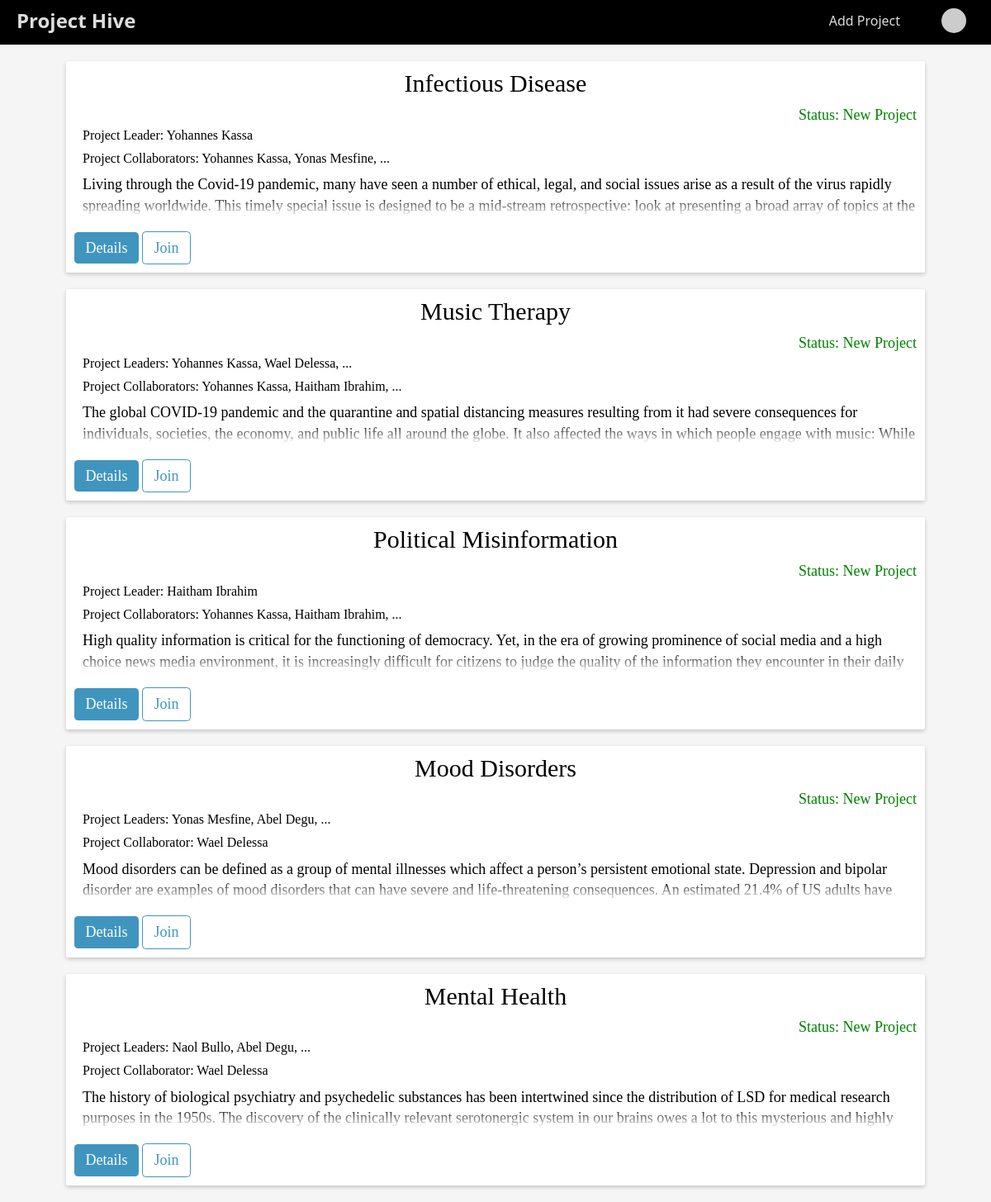
The app's page / (signed in) with its own data.
### website/models.py (models this page shows)
class Project(db.Model):
    id = db.Column(db.Integer, primary_key=True)
    title = db.Column(db.String(500), nullable=False)
    start_date = db.Column(db.DateTime(timezone=True), default=func.now(), nullable=False)
    description = db.Column(db.String(5000), unique=True, nullable=False)
    status = db.Column(db.String(500), default="New Project")
    leaders = db.relationship('User', secondary='leader', backref='projects')

### website/views.py (the view)
@views.route('/', methods=['GET'])
@login_required
def index():
    entries = []
    projects = Project.query.all()
    if projects:
        for project in projects:
            entry = {}
            entry['title'] = project.title
            entry['description'] = project.description
            entry['status'] = project.status
            entry['id'] = project.id
            leader_names = []
            collaborator_names = []
            collaborator_entries = Collaborator.query.filter_by(project_id=project.id).all()
            leader_entries = Leader.query.filter_by(project_id=project.id).all()
            if leader_entries:
                for leader_entry in leader_entries:
                    leader_first_name = User.query.filter_by(id=leader_entry.user_id).first().first_name
                    leader_last_name = User.query.filter_by(id=leader_entry.user_id).first().last_name
                    leader_name = leader_first_name + ' ' + leader_last_name
                    leader_names.append(leader_name)
            if collaborator_entries:
                for collaborator_entry in collaborator_entries:
                    user_id = collaborator_entry.user_id
                    collaborator_first_name = User.query.filter_by(id=user_id).first().first_name
                    collaborator_last_name = User.query.filter_by(id=user_id).first().last_name
                    collaborator_name = collaborator_first_name + ' ' + collaborator_last_name
                    collaborator_names.append(collaborator_name)
            entry['collaborator_names'] = collaborator_names
            entry['leader_names'] = leader_names
            entries.append(entry)
    return render_template('index.html', entries=entries, user=current_user)

### website/__init__.py (called while the page is built)
def create_app():
    app = Flask(__name__)
    app.config["TEMPLATES_AUTO_RELOAD"] = True
    app.config['SQLALCHEMY_DATABASE_URI'] = f'sqlite:///{DB_NAME}'
    app.config['SECRET_KEY'] = "dsaljf;ldsakjf;lkdsjf,cmlkjlkwqjfoijlsad;"
    app.config['LOGIN_MESSAGE'] = 'Please log in to continue.'
    db.init_app(app)
    from website.views import views
    from website.auth import auth
    app.register_blueprint(views, url_prefix="/")
    app.register_blueprint(auth, url_prefix="/")
    from website import models
    from website.models import User
    create_database(app)
    login_manager = LoginManager()
    login_manager.login_view = 'auth.login'
    login_manager.login_message = 'Please log in to continue.' # set the custom login message
    login_manager.init_app(app)
    @login_manager.user_loader
    def load_user(id):
        return User.query.get(int(id))
    return app

### website/templates/index.html (shortened to what this page needs)
{% extends "base.html" %}
{% block main %}
{% for entry in entries %}
<div class="card">
    <div class="title-grid">
        <div class="P-Title">{{ entry.title }}</div>
        <div class="status">Status: {{entry.status}}</div>
    </div>
    <div class="P-owner">
        {% if entry.leader_names|length == 1 %}
            Project Leader: {{ entry.leader_names[0] }}
        {% elif entry.leader_names|length > 1 %}
            Project Leaders: {{ entry.leader_names[0] }}, {{ entry.leader_names[1] }}, ...
        {% endif %}
    </div>
    {% if entry.collaborator_names %}
        <div class="Project-collaborators">
            {% if entry.collaborator_names|length == 1 %}
                Project Collaborator: {{ entry.collaborator_names[0] }}
            {% elif  entry.collaborator_names|length > 1 %}
                Project Collaborators: {{  entry.collaborator_names[0] }}, {{  entry.collaborator_names[1] }}, ...
            {% endif %}
        </div>
     {% endif %}
    <div class="Description">
        {{ entry.description }}
    </div>
    <div class="card-footer">
        <a href="{{ url_for('views_bp.details', id=entry.id) }}"><button class="homebtn">Details</button></a>
        <a href="{{ url_for('views_bp.add_collaborator', id=entry.id, is_collaborator=entry.is_collaborator) }}">
            <button class="homebtn btn-outline join-btn">Join</button>
        </a>
        </div>
</div>
{% endfor %}
{% endblock %}

### website/templates/base.html (shortened to what this page needs)
<!DOCTYPE html>
<html lang="en">
  <head>
    <link
    rel="stylesheet"
    href="{{ url_for('static', filename='css/normalize.css')}}"
    />
    <link
    rel="stylesheet"
    href="{{ url_for('static', filename='css/main.css')}}"
    />
  </head>
  <body>
    <nav class="nav">
      <a class="logo" href="/"">Project Hive</a>
      <ul class="list">
        {% if user.is_authenticated %}
        <li><a href="/add_project">Add Project</a></li>
        <li class="dropdown">
          <img class="gravatar" src="https://s.gravatar.com/avatar/353ffe54135685e371ae6add43986f92?d=mm" alt="naol.bullo@outlook.com">
        </li>
        {% else %}
        <li><a href="/login">Login</a></li>
        <li><a href="/register">Register</a></li>
        {% endif %}
      </ul>
    </nav>
    <main>{% block main %} {% endblock %}</main>
  </body>
</html>

### website/static/css/main.css (style rules this page uses)
*, *::after, *::before { box-sizing: border-box; }
html { font-size: 62.5%; }
.card { font-family: serif; font-size: 1.6rem; }
body { background-color: #f5f5f5; }
input[type="text"], input[type="email"], input[type="password"], button { outline: none; width: 100%; }
a { text-decoration: none; }
.P-owner { margin-bottom: 1rem; margin-left: 1rem; font-size: 1.6rem; }
.Project-collaborators { margin-bottom: 1rem; margin-left: 1rem; font-size: 1.6rem; }
.card { background-color: white; padding: 1rem; margin: 2rem 8rem; border: none; border-radius: 0.25rem; box-shadow: 0 2px 5px 0 rgba(0, 0, 0, 0.2); }
.P-Title { font-size: 3rem; margin-bottom: 1rem; text-align: center; }
.status { font-size: 1.8rem; margin-bottom: 0.5rem; text-align: end; color: green; }
.Description { font-size: 1.8rem; max-height: calc(2 * 1em * 1.4); line-height: 1.4; margin-left: 1rem; overflow: hidden; position: relative; margin-bottom: 1.8rem; }
.Description::before { content: ""; position: absolute; height: calc(1em * 1.4); width: 100%; bottom: 0; pointer-events: none; background: linear-gradient(to bottom, transparent, white); }
.card-footer { margin-top: 1rem; }
.homebtn { --color: hsl(200, 50%, 50%); background: var(--color); color: white; border: none; font-size: 1.8rem; padding: 0.5em 0.75em; border-radius: 0.25em; cursor: pointer; width: auto; }
.homebtn.btn-outline { background: none; border: 1px solid var(--color); color: var(--color); }
nav { display: flex; justify-content: space-between; align-items: center; background-color: #000; color: #fff; width: 100%; }
nav a { color: #ddd; text-decoration: none; margin: 0 10px; transition: color .15s; }
.logo { font-weight: bold; font-size: 24px; margin-left: 2rem; margin-bottom: .5rem; }
nav ul { list-style: none; display: flex; }
nav li { margin: 0 10px; }
.gravatar { position: relative; top: -6px; height: 30px; width: 30px; margin: 0 2rem; border-radius: 100%; border: none; cursor: pointer; }
.nav .list { margin-bottom: .5rem; }
.dropdown { position: relative; display: inline-block; }

### records on screen
Project: title "Infectious Disease", status "New Project", leader_names "Yohannes Kassa", collaborator_names "Yohannes Kassa", collaborator_names "Yonas Mesfine", description "Living through the Covid-19 pandemic, many have seen a number of ethical, legal, and social issues arise as a result of the virus rapidly spreading worldwide. This timely special issue is designed to be a mid-stream retrospective: look at presenting a broad array of topics at the…"
Project: title "Music Therapy", status "New Project", leader_names "Yohannes Kassa", leader_names "Wael Delessa", collaborator_names "Yohannes Kassa", collaborator_names "Haitham Ibrahim", description "The global COVID-19 pandemic and the quarantine and spatial distancing measures resulting from it had severe consequences for individuals, societies, the economy, and public life all around the globe. It also affected the ways in which people engage with music: While…"
Project: title "Political Misinformation", status "New Project", leader_names "Haitham Ibrahim", collaborator_names "Yohannes Kassa", collaborator_names "Haitham Ibrahim", description "High quality information is critical for the functioning of democracy. Yet, in the era of growing prominence of social media and a high choice news media environment, it is increasingly difficult for citizens to judge the quality of the information they encounter in their daily…"
Project: title "Mood Disorders", status "New Project", leader_names "Yonas Mesfine", leader_names "Abel Degu", collaborator_names "Wael Delessa", description "Mood disorders can be defined as a group of mental illnesses which affect a person’s persistent emotional state. Depression and bipolar disorder are examples of mood disorders that can have severe and life-threatening consequences. An estimated 21.4% of US adults have…"
Project: title "Mental Health", status "New Project", leader_names "Naol Bullo", leader_names "Abel Degu", collaborator_names "Wael Delessa", description "The history of biological psychiatry and psychedelic substances has been intertwined since the distribution of LSD for medical research purposes in the 1950s. The discovery of the clinically relevant serotonergic system in our brains owes a lot to this mysterious and highly…"
